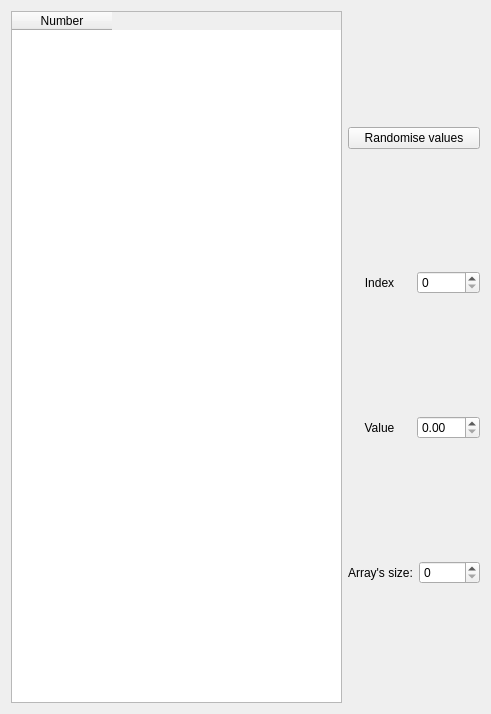
<?xml version="1.0" encoding="UTF-8"?>
<ui version="4.0">
 <class>ArrayTable</class>
 <widget class="QWidget" name="ArrayTable">
  <property name="geometry">
   <rect>
    <x>0</x>
    <y>0</y>
    <width>491</width>
    <height>714</height>
   </rect>
  </property>
  <property name="sizePolicy">
   <sizepolicy hsizetype="MinimumExpanding" vsizetype="Preferred">
    <horstretch>0</horstretch>
    <verstretch>0</verstretch>
   </sizepolicy>
  </property>
  <property name="windowTitle">
   <string>Form</string>
  </property>
  <layout class="QHBoxLayout" name="horizontalLayout_4">
   <item>
    <widget class="QTableWidget" name="tableWidget">
     <property name="sizePolicy">
      <sizepolicy hsizetype="MinimumExpanding" vsizetype="MinimumExpanding">
       <horstretch>0</horstretch>
       <verstretch>0</verstretch>
      </sizepolicy>
     </property>
     <column>
      <property name="text">
       <string>Number</string>
      </property>
     </column>
    </widget>
   </item>
   <item>
    <layout class="QVBoxLayout" name="verticalLayout">
     <item>
      <widget class="QPushButton" name="randPushButton">
       <property name="text">
        <string>Randomise values</string>
       </property>
      </widget>
     </item>
     <item>
      <layout class="QHBoxLayout" name="horizontalLayout_2">
       <item>
        <widget class="QLabel" name="indexLabel">
         <property name="text">
          <string>Index</string>
         </property>
         <property name="alignment">
          <set>Qt::AlignCenter</set>
         </property>
        </widget>
       </item>
       <item>
        <widget class="QSpinBox" name="indexSpinBox"/>
       </item>
      </layout>
     </item>
     <item>
      <layout class="QHBoxLayout" name="horizontalLayout_3">
       <item>
        <widget class="QLabel" name="valueLabel">
         <property name="text">
          <string>Value</string>
         </property>
         <property name="alignment">
          <set>Qt::AlignCenter</set>
         </property>
        </widget>
       </item>
       <item>
        <widget class="QDoubleSpinBox" name="valueSpinBox"/>
       </item>
      </layout>
     </item>
     <item>
      <layout class="QHBoxLayout" name="horizontalLayout">
       <item>
        <widget class="QLabel" name="sizeLabel">
         <property name="text">
          <string>Array's size:</string>
         </property>
         <property name="alignment">
          <set>Qt::AlignCenter</set>
         </property>
        </widget>
       </item>
       <item>
        <widget class="QSpinBox" name="sizeSpinBox">
         <property name="maximum">
          <number>10000</number>
         </property>
        </widget>
       </item>
      </layout>
     </item>
    </layout>
   </item>
  </layout>
 </widget>
 <resources/>
 <connections/>
</ui>
